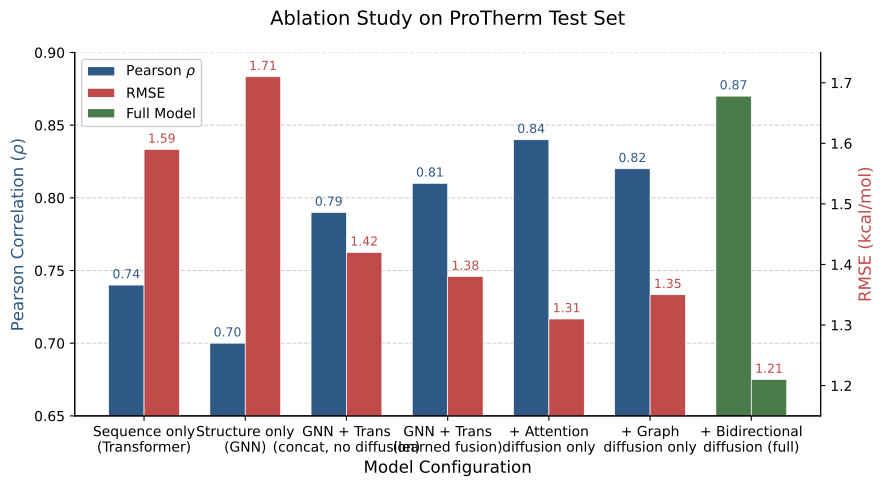

Here is the Python script that generated this plot:
import matplotlib.pyplot as plt
import numpy as np

# Ablation data
configs = [
    'Sequence only\n(Transformer)',
    'Structure only\n(GNN)',
    'GNN + Trans\n(concat, no diffusion)',
    'GNN + Trans\n(learned fusion)',
    '+ Attention\ndiffusion only',
    '+ Graph\ndiffusion only',
    '+ Bidirectional\ndiffusion (full)'
]
pearson = [0.74, 0.70, 0.79, 0.81, 0.84, 0.82, 0.87]
rmse = [1.59, 1.71, 1.42, 1.38, 1.31, 1.35, 1.21]

# Set up figure with dual y-axes
fig, ax1 = plt.subplots(figsize=(9, 5))

# Colors
color_rho = '#2E5984'      # Deep blue for Pearson
color_rmse = '#C14A4A'     # Terracotta for RMSE
highlight_color = '#4A7B4A'  # Forest green for full model

# X positions
x = np.arange(len(configs))
width = 0.35

# Create bars
bars_rho = ax1.bar(x - width/2, pearson, width, 
                   label='Pearson $\\rho$', 
                   color=[highlight_color if i == len(configs)-1 else color_rho for i in range(len(configs))],
                   edgecolor='white', linewidth=0.5)

ax2 = ax1.twinx()
bars_rmse = ax2.bar(x + width/2, rmse, width,
                    label='RMSE (kcal/mol)',
                    color=[highlight_color if i == len(configs)-1 else color_rmse for i in range(len(configs))],
                    edgecolor='white', linewidth=0.5)

# Labels and title
ax1.set_xlabel('Model Configuration', fontsize=12)
ax1.set_ylabel('Pearson Correlation ($\\rho$)', color=color_rho, fontsize=12)
ax2.set_ylabel('RMSE (kcal/mol)', color=color_rmse, fontsize=12)
ax1.set_title('Ablation Study on ProTherm Test Set', fontsize=14, pad=20)

# X-ticks
ax1.set_xticks(x)
ax1.set_xticklabels(configs, rotation=0, ha='center')

# Set axis limits
ax1.set_ylim(0.65, 0.90)
ax2.set_ylim(1.15, 1.75)

# Add value labels on bars
def add_labels(ax, bars, values, color, offset=0):
    for bar, val in zip(bars, values):
        height = bar.get_height()
        ax.annotate(f'{val:.2f}',
                    xy=(bar.get_x() + bar.get_width() / 2, height),
                    xytext=(0, offset),
                    textcoords="offset points",
                    ha='center', va='bottom',
                    fontsize=9, color=color)

add_labels(ax1, bars_rho, pearson, color_rho, offset=3)
add_labels(ax2, bars_rmse, rmse, color_rmse, offset=3)

# Grid and spines
ax1.grid(axis='y', linestyle='--', alpha=0.6, zorder=0)
ax1.set_axisbelow(True)
ax1.spines['top'].set_visible(False)
ax2.spines['top'].set_visible(False)

# Legend
from matplotlib.patches import Patch
legend_elements = [
    Patch(facecolor=color_rho, edgecolor='white', label='Pearson $\\rho$'),
    Patch(facecolor=color_rmse, edgecolor='white', label='RMSE'),
    Patch(facecolor=highlight_color, edgecolor='white', label='Full Model')
]
ax1.legend(handles=legend_elements, loc='upper left', frameon=True, framealpha=0.95)

# Adjust layout and save
plt.tight_layout()
plt.savefig('ablation.pdf', dpi=300, bbox_inches='tight')
plt.show()
